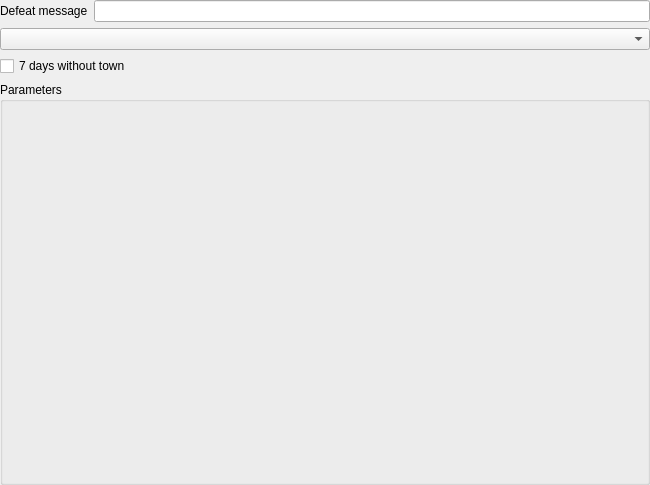
<?xml version="1.0" encoding="UTF-8"?>
<ui version="4.0">
 <class>LoseConditions</class>
 <widget class="QWidget" name="LoseConditions">
  <property name="geometry">
   <rect>
    <x>0</x>
    <y>0</y>
    <width>650</width>
    <height>485</height>
   </rect>
  </property>
  <property name="windowTitle">
   <string>Form</string>
  </property>
  <layout class="QVBoxLayout" name="verticalLayout">
   <property name="leftMargin">
    <number>0</number>
   </property>
   <property name="topMargin">
    <number>0</number>
   </property>
   <property name="rightMargin">
    <number>0</number>
   </property>
   <property name="bottomMargin">
    <number>0</number>
   </property>
   <item>
    <layout class="QHBoxLayout" name="horizontalLayout_6">
     <property name="leftMargin">
      <number>0</number>
     </property>
     <property name="bottomMargin">
      <number>0</number>
     </property>
     <item>
      <widget class="QLabel" name="label_4">
       <property name="text">
        <string>Defeat message</string>
       </property>
      </widget>
     </item>
     <item>
      <widget class="QLineEdit" name="defeatMessageEdit">
       <property name="readOnly">
        <bool>true</bool>
       </property>
      </widget>
     </item>
    </layout>
   </item>
   <item>
    <widget class="QComboBox" name="loseComboBox"/>
   </item>
   <item>
    <widget class="QCheckBox" name="standardLoseCheck">
     <property name="text">
      <string>7 days without town</string>
     </property>
    </widget>
   </item>
   <item>
    <widget class="QGroupBox" name="loseParams">
     <property name="sizePolicy">
      <sizepolicy hsizetype="Preferred" vsizetype="Expanding">
       <horstretch>0</horstretch>
       <verstretch>0</verstretch>
      </sizepolicy>
     </property>
     <property name="title">
      <string>Parameters</string>
     </property>
     <layout class="QVBoxLayout" name="verticalLayout_11">
      <item>
       <layout class="QVBoxLayout" name="loseParamsLayout"/>
      </item>
     </layout>
    </widget>
   </item>
  </layout>
 </widget>
 <resources/>
 <connections/>
</ui>
